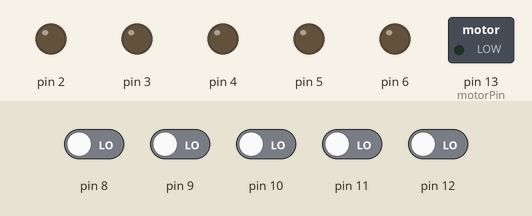
Bench run of a sketch on a simulated Arduino Uno, built with avr-gcc and run on an emulated ATmega328P. Shown: switched loads named in the sketch (green lamp = pin HIGH), output pins drawn as LEDs (lit = HIGH). Inputs (shaded band) come from the test bench; at power-on: pin 8–12 LOW. Random numbers use the default seed unless the sketch sets one; what the sketch prints to the serial monitor is not drawn.

Above: at 1.5 s.
1.6 s: pin 12 driven HIGH
At 2.8 s:
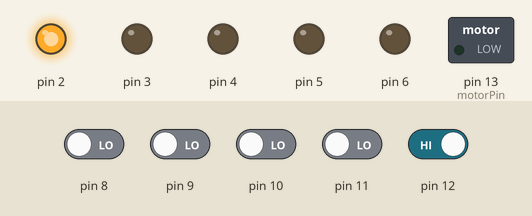
At 4.3 s:
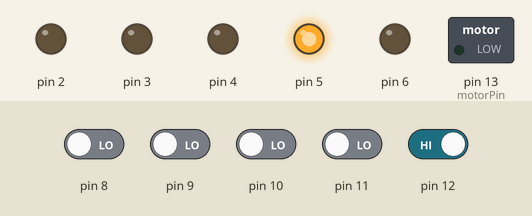
4.6 s: pin 12 driven LOW
6.1 s: pin 8 driven HIGH
At 8.7 s:
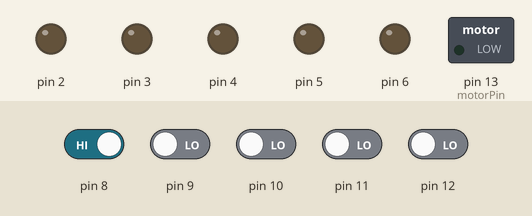
8.8 s: pin 8 driven LOW
Timing chart, 0 to 11.3 s (numbered marks = the images above; inputs shaded):
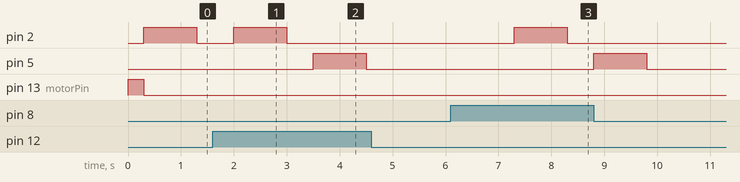

Measured:
- after the input at 1.6 s, pin 2: LOW → HIGH after 0.40 s, → LOW 1.0 s later; pin 5: LOW → HIGH after 1.9 s, → LOW 1.0 s later
- after the input at 4.6 s, every drawn part: stays the same
- after the input at 6.1 s, pin 2: LOW → HIGH after 1.2 s, → LOW 1.0 s later

The sketch:

motorTest.ino
```cpp
int motorPin = 13;
int motorIn = 7;
const int puzLength = 5;
int pattern[puzLength];
int solution[puzLength];
int correctLen = 1;
int correct = 0;
int puzzleOn = 1;
int state = 0;
int count =0;


void setup() {
  Serial.begin(9600);
  // if analog input pin 0 is unconnected, random analog
  // noise will cause the call to randomSeed() to generate
  // different seed numbers each time the sketch runs.
  // randomSeed() will then shuffle the random function.
  randomSeed(analogRead(0));
  pinMode(motorPin, OUTPUT);
  pinMode(2, OUTPUT);
  pinMode(3, OUTPUT);
  pinMode(4, OUTPUT);
  pinMode(5, OUTPUT);
  pinMode(6, OUTPUT);
  pinMode(13, OUTPUT);
  for(int i =0; i<puzLength;i++){//creating puzzle and solution
    pattern[i] = int(random(2,6));
    solution[i] = 14-pattern[i];
    Serial.print(solution[i]);
  }
  Serial.print("\n");
        digitalWrite(13,HIGH);
      delay(300);
      Serial.print(digitalRead(13));
      digitalWrite(13,LOW);
}

void loop() {

  if(puzzleOn == 1){ // if we have used the motor twice we will start puzzle 3
    switch(state){
    case 0:
      for(int i =0; i<correctLen; i++){//turning on the lights in sequence
        digitalWrite(pattern[i], HIGH);
        delay(1000);
        digitalWrite(pattern[i], LOW);
        Serial.print(solution[i]);
        delay(500);
      }
      Serial.print("\n");
      state = 1;
    break;

    case 1:
      if(checkOtherInputs(solution[correct])){
        state = 0;
        delay(200);
      }
      else if(digitalRead(solution[correct])){
        Serial.print(solution[correct]);
        correct++;
        digitalWrite(solution[correct], LOW);
        delay(200);
      }
      if(correct == correctLen){
        correct =0;
        if(correctLen >= puzLength){
          state = 10;
          Serial.print("done");

        }
        else {
          correctLen++;
          state =0;
        }
      }
    break;

    case 10:
    count++;
    for(int i =2; i<7; i++){
      digitalWrite(i, HIGH);
     }
     delay(1000);
    for(int i =2; i<7; i++){
      digitalWrite(i, LOW);
    }
    delay(1000);
    if(count == 4){
      state=0;
      puzzleOn++;
      digitalWrite(13,HIGH);
      delay(300);
      digitalWrite(13,LOW);
    }
    break;
    default:
    break;
  }
  }
  else{
    if(digitalRead(7)){
      puzzleOn = 1;
    }
  }
}

int checkOtherInputs(int except){
  for(int i=8; i < 13; i++){
    if(digitalRead(i) == 1 && i != except){
      //Serial.print("bad input ");
      delay(1000);
      Serial.print("(");
      Serial.print(i);
      Serial.print(" != ");
      Serial.print(except);
      Serial.print(")\n");

      return 1;
    }
  }
  return 0;
}
```
